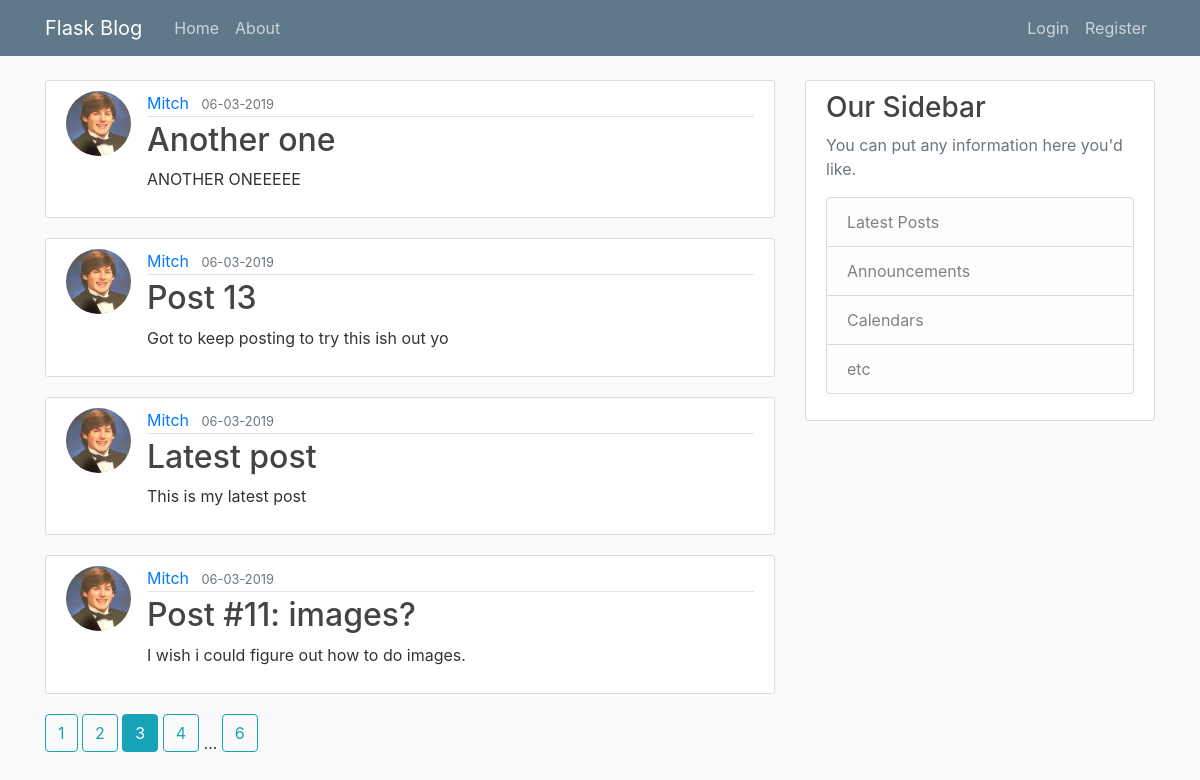
Screenshot of /home?page=3 with the database file from the repository.
### flaskblog/models.py (models this page shows, shortened)
class Post(db.Model):
	id = db.Column(db.Integer, primary_key=True)
	title = db.Column(db.String(100), nullable=False)
	date_posted = db.Column(db.DateTime, nullable=False, default=datetime.utcnow)
	content = db.Column(db.Text, nullable=False)
	user_id = db.Column(db.Integer, db.ForeignKey('user.id'), nullable=False)

class User(db.Model, UserMixin):
	id = db.Column(db.Integer, primary_key=True)
	username = db.Column(db.String(20), unique=True, nullable=False)
	email = db.Column(db.String(120), unique=True, nullable=False)
	image_file = db.Column(db.String(20), nullable=False, default='default.png')
	password = db.Column(db.String(60), nullable=False)
	posts = db.relationship('Post', backref='author', lazy=True)

### flaskblog/main/routes.py (the view)
@main.route("/")
@main.route("/home")
def home():
    page = request.args.get('page', 1, type=int)
    posts = Post.query.order_by(Post.date_posted.desc()).paginate(page=page, per_page=4)
    return render_template('home.html', posts=posts)

### flaskblog/templates/home.html
{% extends "layout.html" %}
{% block content %}
    {% for post in posts.items %}
        <article class="media content-section">
          <img class="rounded-circle article-img" src="{{ url_for('static', filename='profile_pics/' + post.author.image_file) }}">
          <div class="media-body">
              <div class="article-metadata">
                <a class="mr-2" href="{{ url_for('users.user_posts', username=post.author.username) }}">{{ post.author.username }}</a>
                <small class="text-muted">{{ post.date_posted.strftime('%m-%d-%Y') }}</small>
              </div>
            <h2><a class="article-title" href="{{url_for('posts.post', post_id=post.id)}}">{{ post.title }}</a></h2>
            <p class="article-content">{{ post.content }}</p>
          </div>
        </article>
    {% endfor %}
    {% for page_num in posts.iter_pages(left_edge=1, right_edge=1, left_current=1, right_current=2 ) %}
      {% if page_num %}
        {% if posts.page == page_num %}
          <a class='btn btn-info mb-4' href="{{url_for('main.home', page=page_num)}}">{{ page_num }}</a>
        {% else %}
          <a class='btn btn-outline-info mb-4' href="{{url_for('main.home', page=page_num)}}">{{ page_num }}</a>
        {% endif %}
      {% else %}
        ...
      {% endif %}
    {% endfor %}
{% endblock content %}

### flaskblog/static/main.css (style rules this page uses)
body { background: #fafafa; color: #333333; margin-top: 5rem; }
h1, h2, h3, h4, h5, h6 { color: #444444; }
.content-section { background: #ffffff; padding: 10px 20px; border: 1px solid #dddddd; border-radius: 3px; margin-bottom: 20px; }
.article-title { color: #444444; }
.article-content { white-space: pre-line; }
.article-img { height: 65px; width: 65px; margin-right: 16px; }
.article-metadata { padding-bottom: 1px; margin-bottom: 4px; border-bottom: 1px solid #e3e3e3 }

### rows the page displays
Post: image_file (picture), author.username "Mitch", date_posted "06-03-2019", title "Another one", content "ANOTHER ONEEEEE"
Post: image_file (picture), author.username "Mitch", date_posted "06-03-2019", title "Post 13", content "Got to keep posting to try this ish out yo"
Post: image_file (picture), author.username "Mitch", date_posted "06-03-2019", title "Latest post", content "This is my latest post"
Post: image_file (picture), author.username "Mitch", date_posted "06-03-2019", title "Post #11: images?", content "I wish i could figure out how to do images."

### other values shown
{{ page_num }} "1" "2" "4" "6"
{{ page_num }} "3"
